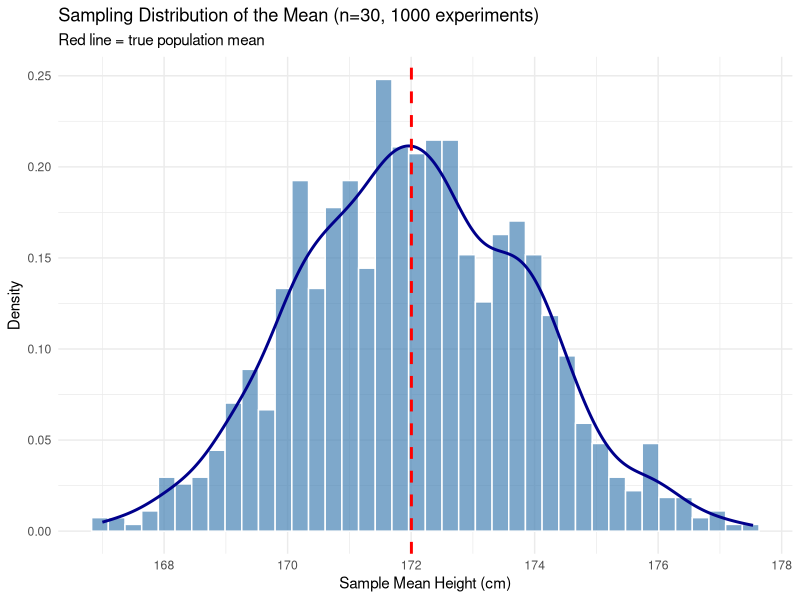
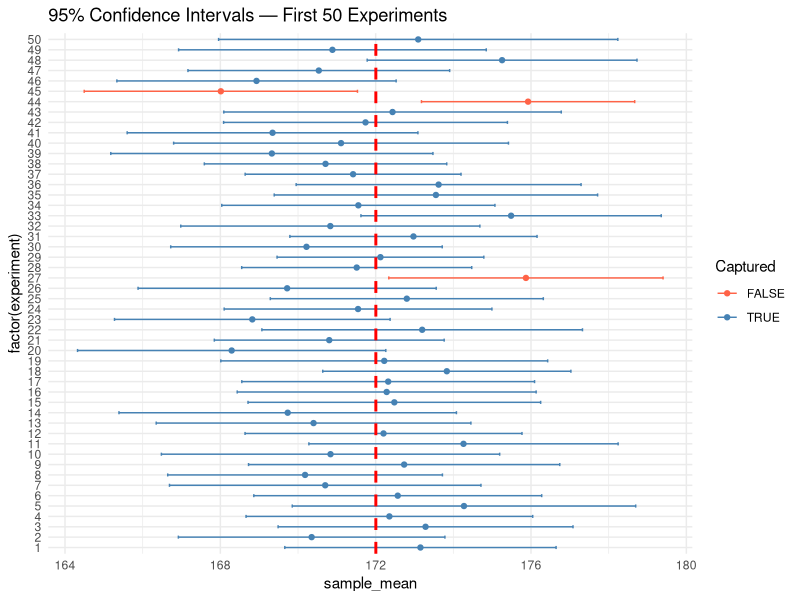

Reproduce these figures in R, in order.
library(tidyverse)
set.seed(42) #makes random results reproducible

#simulate 5 million adult heights
#true mean: 172cm, true sd: 10cm
population <- rnorm(n = 5000000, mean = 172, sd = 10)
population %>% head()
#the "true" values we're trying to estimate
true_mean <- mean(population)
true_Sd <- sd(population)

cat("True mean:", round(true_mean, 3), "\n")
cat("True SD:  ", round(true_Sd, 3), "\n")

#Step 2 — Take one sample and compute statistics
n <- 30  # sample size

sample1 <- sample(population, size = n)  # like Python's random.sample()

# descriptive statistics
cat("Sample mean:  ", round(mean(sample1), 3), "\n")
cat("Sample SD:    ", round(sd(sample1), 3), "\n")
cat("True mean was:", round(true_mean, 3), "\n")

#Step 3 — Build a confidence interval using the t-distribution
#This is where the t-distribution enters. We don't know the true σ, so we use our sample SD and the t-distribution to express our uncertainty:

sample_mean <- mean(sample1)
sample_sd <- sd(sample1)
se <- sample_sd/sqrt(n) #standard error - how much sample means vary

#t critical value for 95% confidence, df=n-1
t_critical <-qt(0.975,df=n-1) #qt() is the t-distribution quantile function

margin <-t_critical*se
lower <- sample_mean-margin
upper <- sample_mean+margin
cat("Sample mean:      ", round(sample_mean, 2), "\n")
cat("95% CI:           ", round(lower, 2), "to", round(upper, 2), "\n")
cat("True mean inside?:", true_mean >= lower & true_mean <= upper, "\n")
#The confidence interval tells you: if we repeated this many times, 95% of our intervals would contain the true mean.

#Step 4 — Repeat the experiment 1000 times
#This is the core of Gossett's insight. Let's actually do what he imagined:
n_experiments <- 1000

results <-tibble(
  experiment = 1:n_experiments,
  sample_mean=numeric(n_experiments),
  lower_ci=numeric(n_experiments),
  upper_ci=numeric(n_experiments)
)

for (i in 1:n_experiments){
  s<-sample(population,size=n)
  m<-mean(s)
  se<-sd(s)/sqrt(n)
  t_crit<-qt(0.975,df=n-1)
  
  results$sample_mean[i] <- m
  results$lower_ci[i]<-m-t_crit*se
  results$upper_ci[i]<-m+t_crit*se
}

results <- results |>
  mutate(captured = lower_ci <= true_mean & true_mean <= upper_ci)

colnames(results)
cat("CIs that captured true mean:", sum(results$captured), "out of", n_experiments, "\n")
cat("That's", round(mean(results$captured) * 100, 1), "% — should be close to 95%\n")

ggplot(results, aes(x = sample_mean)) +
  geom_histogram(aes(y = after_stat(density)),
                 bins = 40, fill = "steelblue", color = "white", alpha = 0.7) +
  geom_density(color = "darkblue", linewidth = 1) +
  geom_vline(xintercept = true_mean, color = "red",
             linetype = "dashed", linewidth = 1) +
  labs(
    title    = "Sampling Distribution of the Mean (n=30, 1000 experiments)",
    subtitle = "Red line = true population mean",
    x        = "Sample Mean Height (cm)",
    y        = "Density"
  ) +
  theme_minimal()

results |> slice(1:50) |>
  ggplot(aes(x = factor(experiment), y = sample_mean, color = captured)) +
  geom_point() +
  geom_errorbar(aes(ymin = lower_ci, ymax = upper_ci), width = 0.3) +
  geom_hline(yintercept = true_mean, color = "red",
             linetype = "dashed", linewidth = 1) +
  scale_color_manual(values = c("FALSE" = "tomato", "TRUE" = "steelblue")) +
  coord_flip() +
  labs(title = "95% Confidence Intervals — First 50 Experiments",
       color = "Captured") +
  theme_minimal()
